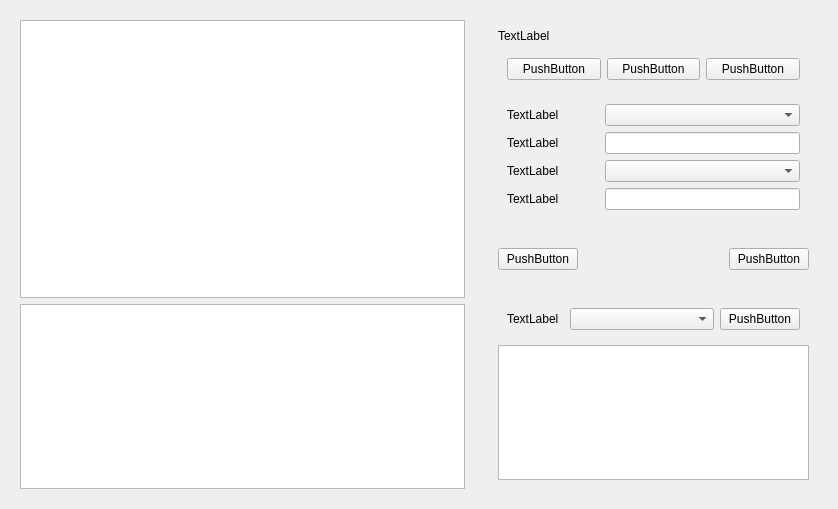
<?xml version="1.0" encoding="UTF-8"?>
<ui version="4.0">
 <class>myWidget</class>
 <widget class="QWidget" name="myWidget">
  <property name="geometry">
   <rect>
    <x>0</x>
    <y>0</y>
    <width>838</width>
    <height>509</height>
   </rect>
  </property>
  <property name="windowTitle">
   <string>网络助手</string>
  </property>
  <layout class="QHBoxLayout" name="horizontalLayout_4" stretch="4,3">
   <item>
    <widget class="QWidget" name="All_In_Left" native="true">
     <layout class="QVBoxLayout" name="verticalLayout" stretch="3,2">
      <item>
       <widget class="QTextEdit" name="textEdit_1">
        <property name="readOnly">
         <bool>true</bool>
        </property>
       </widget>
      </item>
      <item>
       <widget class="QTextEdit" name="textEdit_2"/>
      </item>
     </layout>
    </widget>
   </item>
   <item>
    <widget class="QWidget" name="All_In_Right" native="true">
     <layout class="QVBoxLayout" name="verticalLayout_4" stretch="4,1,4">
      <item>
       <widget class="QWidget" name="widget_4" native="true">
        <layout class="QVBoxLayout" name="verticalLayout_3" stretch="1,2,4">
         <item>
          <widget class="QLabel" name="label_1">
           <property name="text">
            <string>TextLabel</string>
           </property>
          </widget>
         </item>
         <item>
          <widget class="QWidget" name="widget_5" native="true">
           <layout class="QHBoxLayout" name="horizontalLayout_2">
            <item>
             <widget class="QPushButton" name="pushButton_TCP_Client">
              <property name="text">
               <string>PushButton</string>
              </property>
             </widget>
            </item>
            <item>
             <widget class="QPushButton" name="pushButton_TCP_Server">
              <property name="text">
               <string>PushButton</string>
              </property>
             </widget>
            </item>
            <item>
             <widget class="QPushButton" name="pushButton_UDP">
              <property name="text">
               <string>PushButton</string>
              </property>
             </widget>
            </item>
           </layout>
          </widget>
         </item>
         <item>
          <widget class="QWidget" name="widget_6" native="true">
           <property name="sizePolicy">
            <sizepolicy hsizetype="Expanding" vsizetype="Preferred">
             <horstretch>0</horstretch>
             <verstretch>0</verstretch>
            </sizepolicy>
           </property>
           <layout class="QGridLayout" name="gridLayout">
            <item row="5" column="0">
             <widget class="QLabel" name="label_4">
              <property name="text">
               <string>TextLabel</string>
              </property>
             </widget>
            </item>
            <item row="1" column="0">
             <widget class="QLabel" name="label_2">
              <property name="text">
               <string>TextLabel</string>
              </property>
             </widget>
            </item>
            <item row="2" column="0">
             <widget class="QLabel" name="label_3">
              <property name="text">
               <string>TextLabel</string>
              </property>
             </widget>
            </item>
            <item row="1" column="2">
             <widget class="QComboBox" name="comboBox_1"/>
            </item>
            <item row="7" column="2">
             <widget class="QLineEdit" name="lineEdit_2"/>
            </item>
            <item row="7" column="0">
             <widget class="QLabel" name="label_5">
              <property name="text">
               <string>TextLabel</string>
              </property>
             </widget>
            </item>
            <item row="5" column="2">
             <widget class="QComboBox" name="comboBox_2"/>
            </item>
            <item row="2" column="2">
             <widget class="QLineEdit" name="lineEdit_1"/>
            </item>
            <item row="2" column="1">
             <spacer name="horizontalSpacer_2">
              <property name="orientation">
               <enum>Qt::Orientation::Horizontal</enum>
              </property>
              <property name="sizeType">
               <enum>QSizePolicy::Policy::Preferred</enum>
              </property>
              <property name="sizeHint" stdset="0">
               <size>
                <width>40</width>
                <height>20</height>
               </size>
              </property>
             </spacer>
            </item>
           </layout>
          </widget>
         </item>
        </layout>
       </widget>
      </item>
      <item>
       <widget class="QWidget" name="widget_7" native="true">
        <layout class="QHBoxLayout" name="horizontalLayout_3">
         <item>
          <widget class="QPushButton" name="pushButton_1">
           <property name="text">
            <string>PushButton</string>
           </property>
          </widget>
         </item>
         <item>
          <spacer name="horizontalSpacer">
           <property name="orientation">
            <enum>Qt::Orientation::Horizontal</enum>
           </property>
           <property name="sizeHint" stdset="0">
            <size>
             <width>40</width>
             <height>20</height>
            </size>
           </property>
          </spacer>
         </item>
         <item>
          <widget class="QPushButton" name="pushButton_2">
           <property name="text">
            <string>PushButton</string>
           </property>
          </widget>
         </item>
        </layout>
       </widget>
      </item>
      <item>
       <widget class="QWidget" name="widget_2" native="true">
        <layout class="QVBoxLayout" name="verticalLayout_2">
         <item>
          <widget class="QWidget" name="widget_3" native="true">
           <layout class="QHBoxLayout" name="horizontalLayout" stretch="2,5,0">
            <item>
             <widget class="QLabel" name="label_6">
              <property name="sizePolicy">
               <sizepolicy hsizetype="Minimum" vsizetype="Preferred">
                <horstretch>0</horstretch>
                <verstretch>0</verstretch>
               </sizepolicy>
              </property>
              <property name="text">
               <string>TextLabel</string>
              </property>
             </widget>
            </item>
            <item>
             <widget class="QComboBox" name="comboBox_3">
              <property name="sizePolicy">
               <sizepolicy hsizetype="Expanding" vsizetype="Fixed">
                <horstretch>0</horstretch>
                <verstretch>0</verstretch>
               </sizepolicy>
              </property>
             </widget>
            </item>
            <item>
             <widget class="QPushButton" name="pushButton_3">
              <property name="sizePolicy">
               <sizepolicy hsizetype="Minimum" vsizetype="Fixed">
                <horstretch>0</horstretch>
                <verstretch>0</verstretch>
               </sizepolicy>
              </property>
              <property name="text">
               <string>PushButton</string>
              </property>
             </widget>
            </item>
           </layout>
          </widget>
         </item>
         <item>
          <widget class="QTextEdit" name="textEdit_3">
           <property name="sizePolicy">
            <sizepolicy hsizetype="Expanding" vsizetype="Expanding">
             <horstretch>0</horstretch>
             <verstretch>0</verstretch>
            </sizepolicy>
           </property>
           <property name="maximumSize">
            <size>
             <width>16777215</width>
             <height>66666</height>
            </size>
           </property>
           <property name="readOnly">
            <bool>true</bool>
           </property>
          </widget>
         </item>
        </layout>
       </widget>
      </item>
     </layout>
     <zorder>widget_2</zorder>
     <zorder>widget_4</zorder>
     <zorder>widget_7</zorder>
    </widget>
   </item>
  </layout>
 </widget>
 <resources/>
 <connections/>
</ui>
